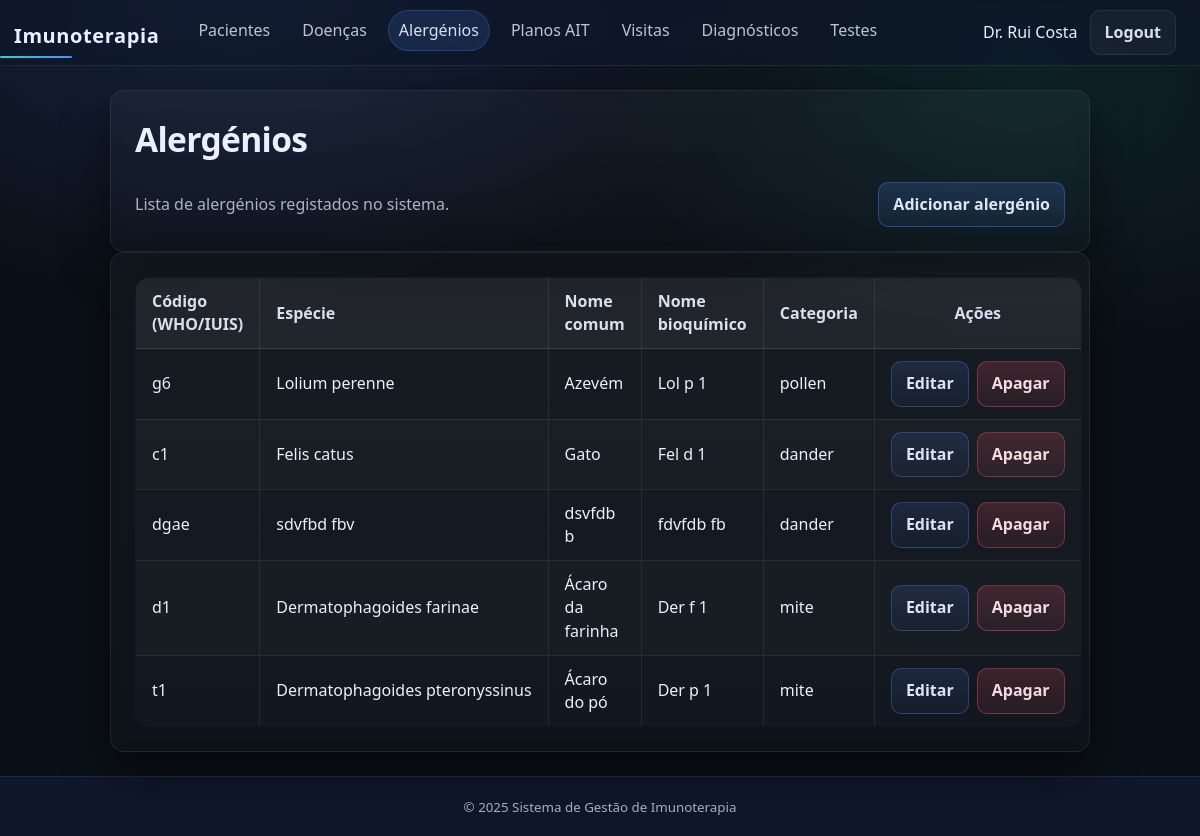
Screenshot of /php/public/allergens.php (signed in) with the database file from the repository.
### tables this page shows
CREATE TABLE "Alergénios" (
  "código_who_iuis" TEXT PRIMARY KEY,       -- ex: t1, g6
  "espécie"         TEXT NOT NULL,
  "nome_comum"      TEXT NOT NULL,
  "nome_bioquímico" TEXT,
  "categoria"       TEXT NOT NULL            -- ex: mite/pollen/food
);

### php/public/allergens.php (the view, shortened to what this page needs)
<?php
require_once __DIR__ . '/../../includes/config.php';
$allergens = $pdo->query('
  SELECT
    "código_who_iuis",
    "espécie",
    "nome_comum",
    "nome_bioquímico",
    "categoria"
  FROM "Alergénios"
  ORDER BY "nome_comum" ASC
')->fetchAll();
require_once __DIR__ . '/../../includes/header.php';
?>
<section class="card">
  <h1>Alergénios</h1>
  <div style="display:flex; gap:10px; align-items:center; justify-content:space-between; flex-wrap:wrap;">
    <p style="margin:0;">Lista de alergénios registados no sistema.</p>
    <a class="btn btn-primary" href="<?= $BASE_URL ?>/allergen_create.php">Adicionar alergénio</a>
  </div>
</section>
<section class="card">
  <table class="table table-compact">
    <thead>
      <tr>
        <th>Código (WHO/IUIS)</th>
        <th>Espécie</th>
        <th>Nome comum</th>
        <th>Nome bioquímico</th>
        <th>Categoria</th>
        <th>Ações</th>
      </tr>
    </thead>
    <tbody>
      <?php foreach ($allergens as $a): ?>
        <tr>
          <td><?= htmlspecialchars($a['código_who_iuis']) ?></td>
          <td><?= htmlspecialchars($a['espécie']) ?></td>
          <td><?= htmlspecialchars($a['nome_comum']) ?></td>
          <td><?= htmlspecialchars($a['nome_bioquímico'] ?? '—') ?></td>
          <td><?= htmlspecialchars($a['categoria']) ?></td>
          <td>
            <div class="actions">
              <a class="btn btn-soft"
                 href="<?= $BASE_URL ?>/allergen_edit.php?code=<?= urlencode($a['código_who_iuis']) ?>">Editar</a>
              <a class="btn btn-danger"
                 href="<?= $BASE_URL ?>/allergen_delete.php?code=<?= urlencode($a['código_who_iuis']) ?>">Apagar</a>
            </div>
          </td>
        </tr>
      <?php endforeach; ?>
    </tbody>
  </table>
</section>
<?php require_once __DIR__ . '/../../includes/footer.php'; ?>

### php/public/css/base.css (style rules this page uses)
* { margin:0; padding:0; box-sizing:border-box; }
html, body { height:100%; font-family: var(--font); background: radial-gradient(900px 500px at 20% 0%, rgba(79,140,255,.16), transparent 60%), radial-gradient(800px 500px at 85% 10%, rgba(45,212,191,.10), transparent 55%), var(--bg); color: var(--text); line-height: 1.45; }
a { color: var(--primary); text-decoration:none; }
h1 { font-size:2.1rem; letter-spacing:-.02em; margin: 0 0 var(--s-2) 0; }
p { color: var(--muted); line-height: 1.6; margin: 0 0 var(--s-2) 0; }
.card { background: linear-gradient(180deg, rgba(255,255,255,.03), rgba(255,255,255,.015)); border:1px solid var(--border); border-radius: var(--r-2); padding: var(--s-5); box-shadow: var(--shadow); backdrop-filter: blur(6px); }
body { min-height: 100vh; display: flex; flex-direction: column; }

### php/public/css/components.css (style rules this page uses)
.btn { appearance: none; border: 1px solid var(--border); background: rgba(255,255,255,.04); color: rgba(234,240,255,.92); padding: 10px 14px; border-radius: 10px; font-weight: 600; cursor: pointer; transition: background .2s ease, border-color .2s ease, transform .1s ease; }
.btn-primary { background: linear-gradient( 180deg, rgba(79,140,255,.18), rgba(79,140,255,.08) ); border-color: rgba(79,140,255,.35); color: rgba(234,240,255,.95); }
.btn-danger { background: linear-gradient( 180deg, rgba(255,90,106,.18), rgba(255,90,106,.08) ); border-color: rgba(255,90,106,.35); color: rgba(255,230,232,.95); }
.btn-soft { background: linear-gradient( 180deg, rgba(79,140,255,.14), rgba(79,140,255,.05) ); border-color: rgba(79,140,255,.32); color: rgba(234,240,255,.94); }
.form-actions, .actions, .buttons, .button-group, .btn-group { display: flex; gap: 12px; }
.form-actions > *, .actions > *, .buttons > *, .button-group > *, .btn-group > * { flex: 1 1 0; min-width: 170px; }
.card table, .table { width: 100%; border-collapse: collapse; table-layout: auto; background: rgba(255,255,255,.02); border: 1px solid var(--border); border-radius: var(--r-2); overflow: hidden; }
.card table th, .card table td, .table th, .table td { padding: 14px 18px; border-bottom: 1px solid var(--border); vertical-align: middle; }
.card table th, .table th { text-align: left; font-weight: 800; color: rgba(234,240,255,.92); background: rgba(255,255,255,.03); }
.card table th + th, .card table td + td, .table th + th, .table td + td { border-left: 1px solid var(--border); }
.card table td, .table td { white-space: normal; overflow-wrap: normal; word-break: normal; }
.card > * + * { margin-top: 18px; }
.card h1, .card h2 { margin-bottom: 6px; }
.card table td:nth-child(2), .card table td:nth-child(4), .table td:nth-child(2), .table td:nth-child(4) { white-space: nowrap; }
.card table td:nth-child(5), .table td:nth-child(5) { overflow-wrap: break-word; word-break: normal; }
.card table th:last-child, .card table td:last-child, .table th:last-child, .table td:last-child { text-align: center; vertical-align: middle; width: 1%; white-space: nowrap; }
.card table .actions, .table .actions { display: inline-flex; justify-content: center; align-items: center; gap: 8px; flex-wrap: nowrap; }
.card table .actions > *, .table .actions > * { flex: 0 0 auto; min-width: 0; }
.card table tbody tr:nth-child(even) td, .table tbody tr:nth-child(even) td { background: rgba(255,255,255,.015); }
.card table thead th, .table thead th { background: rgba(255,255,255,.05); border-bottom: 1px solid rgba(255,255,255,.12); }
.card table th, .card table td, .table th, .table td { padding: 12px 16px; }
.card table td:nth-child(5), .table td:nth-child(5) { max-width: 220px; }

### php/public/css/forms.css (style rules this page uses)
main.container > .card { max-width: 980px; margin-left: auto; margin-right: auto; }

### php/public/css/theme.css (style rules this page uses)
:root { --bg: #0b0f17; --surface: #111827; --surface-2: #0f172a; --border: rgba(255,255,255,.08); --primary: #4f8cff; --primary-2: #2f6fff; --accent: #2dd4bf; --accent-2: #22c55e; --danger: #fb7185; --text: #eaf0ff; --muted: rgba(234,240,255,.72); --font: system-ui, -apple-system, Segoe UI, Roboto, Arial, sans-serif; --s-1: 6px; --s-2: 10px; --s-3: 14px; --s-4: 18px; --s-5: 24px; --r-1: 10px; --r-2: 14px; --shadow: 0 18px 50px rgba(0,0,0,.45); }

### rows the page displays
alergénios: código_who_iuis "g6", espécie "Lolium perenne", nome_comum "Azevém", nome_bioquímico "Lol p 1", categoria "pollen"
alergénios: código_who_iuis "c1", espécie "Felis catus", nome_comum "Gato", nome_bioquímico "Fel d 1", categoria "dander"
alergénios: código_who_iuis "dgae", espécie "sdvfbd fbv", nome_comum "dsvfdb b", nome_bioquímico "fdvfdb fb", categoria "dander"
alergénios: código_who_iuis "d1", espécie "Dermatophagoides farinae", nome_comum "Ácaro da farinha", nome_bioquímico "Der f 1", categoria "mite"
alergénios: código_who_iuis "t1", espécie "Dermatophagoides pteronyssinus", nome_comum "Ácaro do pó", nome_bioquímico "Der p 1", categoria "mite"

### other values shown
$_SESSION['user']['full_name'] "Dr. Rui Costa"
